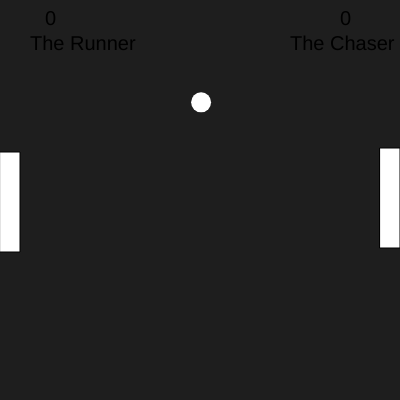
Frame 1 (no input)
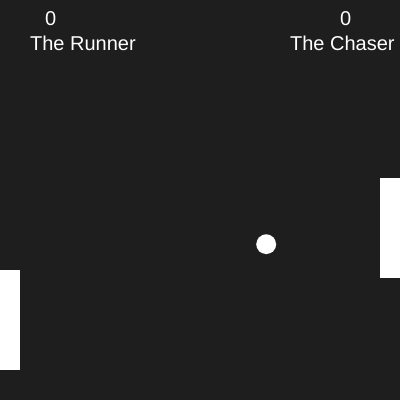
Frame 60 (no input)
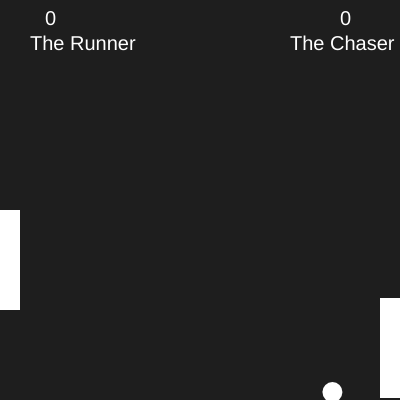
Frame 120 (the mouse pressed at the canvas centre since frame 60)

The p5.js sketch that drew these frames (run headless with seeded random() and noise() and a simulated clock; from frame 60 on, the mouse is pressed at the canvas centre):

// p5.js sketch
// ── sketch.js
let r_p;  // right paddle
let l_p;  // left paddle
let ball;

let score1 = 0;
let score2 = 0;

function setup() {
  createCanvas(400, 400);
  rectMode(CENTER);
  l_p= new Peddle("Left","The Runner");
  r_p = new PeddleAI("Right","The Chaser");
  ball = new Ball();
}

function moveHuman() //left side can be moved manually using arrows
{
    l_p.vy = 0
    if(keyIsDown(UP_ARROW))
    {
      if(l_p.y<=50)
      {
        l_p.vy *=-1;
      }
      else {
        l_p.y-=2
      }
      
    }      
    if(keyIsDown(DOWN_ARROW))
    {
      if(l_p.y>=height-50)
      {
        l_p.vy *=-1;
      }
      else {
        l_p.y+=2
      }
    }
    
}
function draw() {
  background(30);
  textSize(20);
  text(l_p.name,30,50)
  text(score1,45,25);
  
  text(r_p.name,290,50)
  text(score2,340,25);

  //moveHuman()   //uncomment to move left side manually
  
  l_p.move(ball.x,ball.y, ball.vx, ball.vy, history,r_p.x,r_p.y);   //changes the y value using velocity
  r_p.move(ball.x,ball.y, ball.vx, ball.vy, history,l_p.x,l_p.y); //AI movement
  r_p.update(); //checks if paddle is outside border
  l_p.update(); //checks if paddle is outside border
  l_p.show();  //show the paddle
  r_p.show();   //show the paddle
  
  ball.move();
  ball.show(); 
  ball.update();
  
  //if ball goes outside
  if (ball.x>=width)
  {
    score1++
    ball.reset();
  }
  if (ball.x<=0)
  {
    score2++;
    ball.reset();
    
  }
  ball.vy += 0.001
  //detect collision
  if(ball.x>=380 && ball.y<=(r_p.y+50) && ball.y>=(r_p.y-50))
  {
    ball.vx *=-1;
  }
  
  if(ball.x<=20 && ball.y<=(l_p.y+50) && ball.y>=(l_p.y-50))
  {
    ball.vx *=-1;
  }
  
}
// ── ball.js
class Ball
{
  constructor()
  {
    this.x = 200;
    this.y = 100;
    this.w = 20;
    this.vx = random(1,1.5)
    this.vy = random(2,2.5)
    this.history=[]//contains the 25 points from the last 25 frames
  }
  
  move()
  {
    this.y +=this.vy;
    this.x +=this.vx;
  } 
  
  update()
  {
    if(this.y>=height || this.y<=0)
    {
      this.vy *= -1;
    }
    let v = createVector(this.x, this.y)
    this.history.push(v)
    if(this.history.length>25)
    {
      this.history.slice(0,1)
    }

  }
  reset()
  {
    this.history = []
    this.x = 200;
    this.y = 100;
  }
  show()
  {
    fill(255);
    noStroke();
    ellipse(this.x,this.y,this.w);
  }
}
// ── peddle.js
class Peddle
{
  constructor(side,name)
  {
    this.name = name
    this.x = this.selectPosition(side);
    this.w = 20;
    this.h = 100;
    this.y = 200//height;
    this.vy = 2;     
  }

  selectPosition(side)
  {
    if(side==="Left") return 10
    if(side==="Right") return 390
  }

  update()
  {
    if(this.y>=height-50 || this.y<=50)
    {
      this.vy *=-1;
    }
  }
  change_dir(y)
  {
    this.vy = y;
  }
  // ballx, bally er boldens nuværende postition
  // ballxspeed, ballyspeed boldens velocity 
  // history er en liste af vektorer der pejer på de sidste 25 pkt bolden har været
  // Paddlex og Paddley er positionen af den anden paddle
 
  move(ballx,bally,ballxspeed, ballyspeed, history,Paddlex,Paddley)
  {
    //The runner
    this.y +=this.vy; 
  }
  show()
  {
    rect(this.x,this.y,this.w,this.h);
  }
  
}
// ── peddleAI.js
class PeddleAI
{
  constructor(side, name)
  {
    this.name = name
    this.x = this.selectPosition(side);
    this.w = 20;
    this.h = 100;
    this.y = 200//height;
    this.vy = random([-2,2]);  
  }

  selectPosition(side)
  {
    if(side==="Left") return 10
    if(side==="Right") return 390
  }

  update()
  {
    if(this.y>=height-50 || this.y<=50)
    {
      this.vy *=-1;
    }
  }
  change_dir(y)
  {
    this.vy = y;
  }
  // Det er her i peddleAI.js=> move at I skal skrive noget kode der får jeres AI til at rykke sig
  // ballx, bally er boldens nuværende postition
  // ballxspeed, ballyspeed boldens velocity 
  // history er en liste af vektorer der pejer på de sidste 25 pkt bolden har været
  // Paddlex og Paddley er positionen af den anden paddle
  
  move(ballx,bally,ballxspeed, ballyspeed, history,Paddlex,Paddley) 
  {
    //The chaser
     
    if(bally>this.y){
      this.vy = 2
      this.y = this.y+this.vy
    }
    else if(bally<this.y){
      this.vy = -2
      this.y = this.y + this.vy
    }
    
    //this.y +=this.vy; bare køre op og ned 
  }



  show()
  {
    rect(this.x,this.y,this.w,this.h);
  }
  
}
